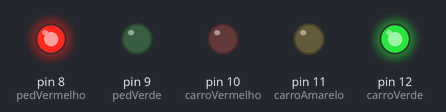
Simulated run of this sketch. Board: Arduino Uno, built with avr-gcc and run on an emulated ATmega328P. On the bench: output pins drawn as LEDs (lit = HIGH).

Above: at 2.5 s.
At 6.5 s:
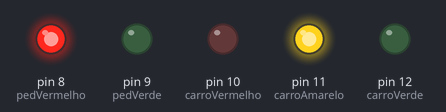
At 10.5 s:
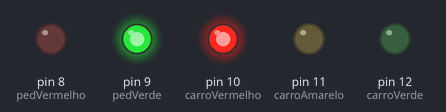
At 13.12 s:
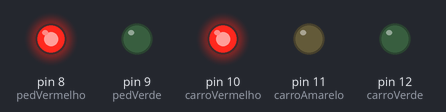
At 15.37 s:
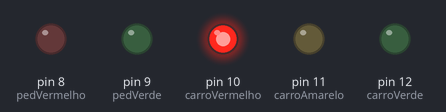
Timing chart, 0 to 20.2 s (numbered marks = the images above):
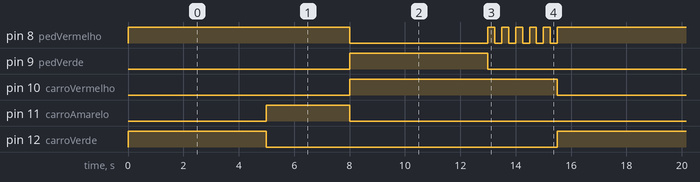

Measured:
- by itself, pin 8 (pedVermelho): repeats every 15.5 s: 5 × (HIGH 0.25 s, LOW 0.25 s), HIGH 8.0 s, LOW 5.0 s
- by itself, pin 9 (pedVerde), pin 12 (carroVerde): alternates HIGH for 5.0 s and LOW for 10.5 s
- by itself, pin 10 (carroVermelho): alternates HIGH for 7.5 s and LOW for 8.0 s
- by itself, pin 11 (carroAmarelo): alternates HIGH for 3.0 s and LOW for 12.5 s

The sketch:

3.0.Semaforo_Simples_Carro_e_Pedestre.ino
```cpp
int pedVerde = 9;  // Define os pinos que serao utilizados
int pedVermelho = 8;
int carroVerde = 12;
int carroAmarelo = 11;
int carroVermelho = 10;

void setup()  // Define os pinos como saidas
{
  pinMode(pedVerde, OUTPUT);
  pinMode(pedVermelho, OUTPUT);
  pinMode(carroVerde, OUTPUT);
  pinMode(carroAmarelo, OUTPUT);
  pinMode(carroVermelho, OUTPUT);

  digitalWrite(carroVerde, HIGH);  // Coloca na posição inicial. Somente o verde dos carros e o vermelho dos pedestres acessos
  digitalWrite(carroAmarelo, LOW);
  digitalWrite(carroVermelho, LOW);
  digitalWrite(pedVerde, LOW);
  digitalWrite(pedVermelho, HIGH);
}

void loop() {
  digitalWrite(carroVerde, HIGH);  // acende o verde dos carros e o vermelho dos pedestres
  digitalWrite(pedVermelho, HIGH);
  delay(5000);  // aguarda 5 segundos
  digitalWrite(carroVerde, LOW);
  digitalWrite(carroAmarelo, HIGH);  // apaga o verde dos carros e acende o amarelo
  delay(3000);                       // aguarda mais 3 segundos
  digitalWrite(carroAmarelo, LOW);   // apaga o amarelo dos carros e acende o vermelho
  digitalWrite(carroVermelho, HIGH);
  digitalWrite(pedVermelho, LOW);  // apaga o vermelho dos pedestres e acende o verde
  digitalWrite(pedVerde, HIGH);
  delay(5000);  // aguardar mais 5 segundos
  digitalWrite(pedVerde, LOW);
  for (int x = 0; x < 5; x++)  // pisca o vermelho dos pedestres
  {
    digitalWrite(pedVermelho, HIGH);
    delay(250);
    digitalWrite(pedVermelho, LOW);
    delay(250);
  }
  digitalWrite(carroVermelho, LOW);
}
```
